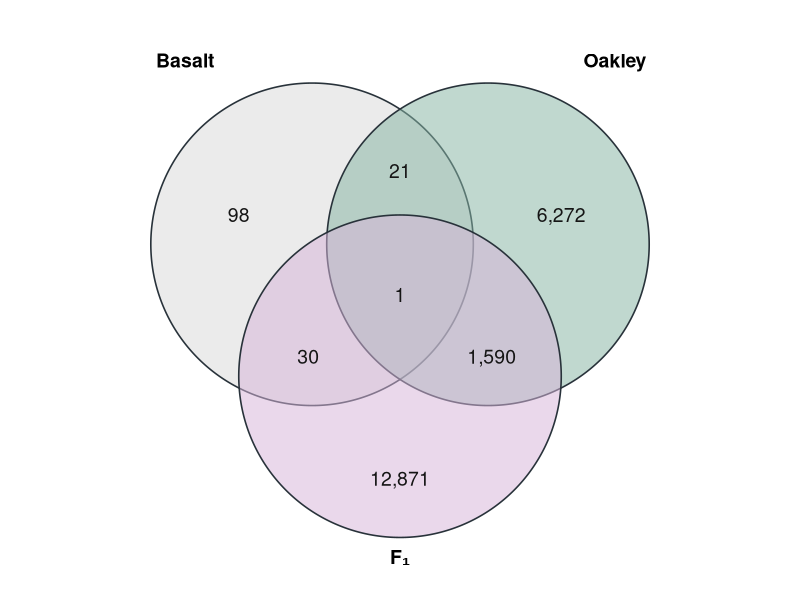
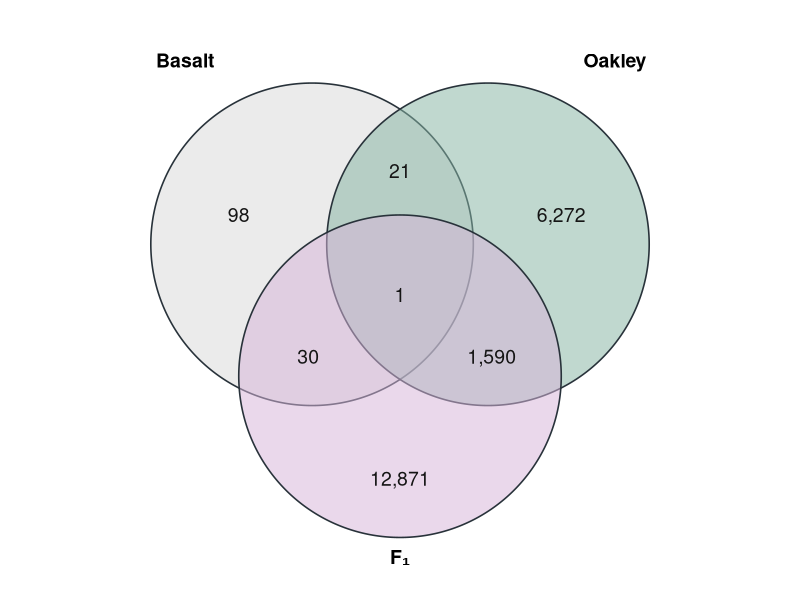
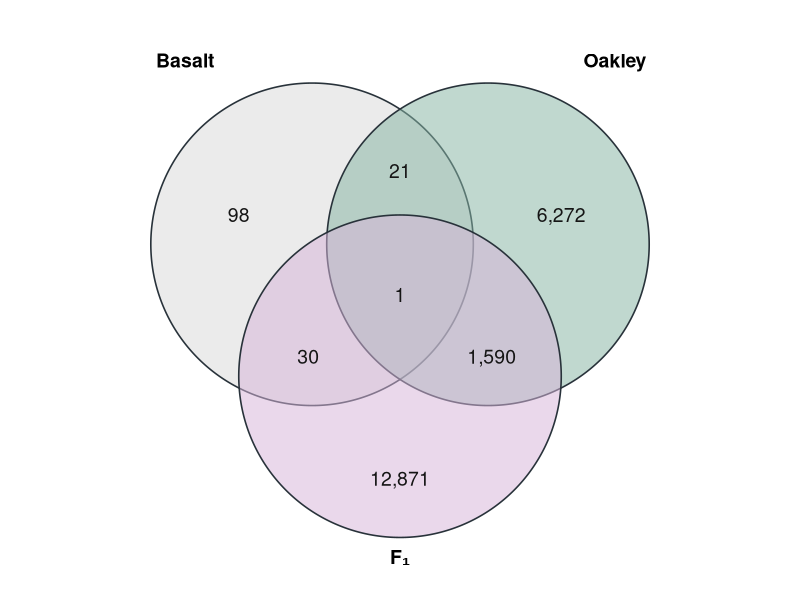

Here is the R script that generated these plots, in order:
# Day 4 LN-upregulated genes shared across Basalt, Oakley and F₁
# Venn diagram based on the seven overlap counts
# No input file required
# Outputs: PDF, 600 dpi PNG and CSV with region counts

if (!requireNamespace("ggplot2", quietly = TRUE)) {
  install.packages("ggplot2", repos = "https://cloud.r-project.org")
}
library(ggplot2)

# Counts for the seven mutually exclusive regions
regions <- data.frame(
  region = c("Basalt only", "Oakley only", "F1 only", "Basalt & Oakley only",
             "Basalt & F1 only", "Oakley & F1 only", "All three"),
  count = c(98L, 6272L, 12871L, 21L, 30L, 1590L, 1L),
  stringsAsFactors = FALSE
)

with(as.list(setNames(regions$count, c("b", "o", "f", "bo", "bf", "of", "all"))), {
  stopifnot(b + bo + bf + all == 150L,
            o + bo + of + all == 7884L,
            f + bf + of + all == 14492L,
            of + all == 1591L)
})

# Circles are the same size; their areas do not represent gene counts
circle <- function(cx, cy, radius, name, n = 900L) {
  theta <- seq(0, 2*pi, length.out = n)
  data.frame(x = cx + radius*cos(theta), y = cy + radius*sin(theta), group = name)
}

r <- 1.65
circles <- rbind(circle(-0.90, 0.55, r, "Basalt"),
                 circle( 0.90, 0.55, r, "Oakley"),
                 circle( 0.00,-0.80, r, "F1"))
circles$group <- factor(circles$group, levels = c("Basalt", "Oakley", "F1"))

numbers <- data.frame(
  x = c(-1.65, 1.65, 0, 0, -0.94, 0.94, 0),
  y = c( 0.85, 0.85,-1.85, 1.30,-0.60,-0.60,0.03),
  label = format(regions$count, big.mark = ",", scientific = FALSE, trim = TRUE)
)

# Convert font size from points to millimetres for ggplot2
pt_to_mm <- function(pt) pt * 25.4 / 72.27
font_pt <- 14

p <- ggplot() +
  geom_polygon(data = circles,
               aes(x = x, y = y, group = group, fill = group),
               alpha = 0.52, colour = "#28323A", linewidth = 0.55) +
  geom_text(data = numbers, aes(x = x, y = y, label = label),
            size = pt_to_mm(font_pt), colour = "#151515", family = "sans") +
  annotate("text", x = -2.20, y = 2.43, label = "Basalt",
           fontface = "bold", size = pt_to_mm(font_pt), family = "sans") +
  annotate("text", x = 2.20, y = 2.43, label = "Oakley",
           fontface = "bold", size = pt_to_mm(font_pt), family = "sans") +
  annotate("text", x = 0, y = -2.65, label = "F\u2081",
           fontface = "bold", size = pt_to_mm(font_pt), family = "sans") +
  scale_fill_manual(values = c(Basalt = "#D9D9D9",
                               Oakley = "#87B5A3", F1 = "#D7B5D8")) +
  coord_fixed(xlim = c(-2.85, 2.85), ylim = c(-2.92, 2.88),
              expand = FALSE, clip = "off") +
  theme_void(base_size = font_pt) +
  theme(legend.position = "none", plot.margin = margin(12, 12, 12, 12))

# Save beside the open script in RStudio, or in the working directory
script_path <- tryCatch(rstudioapi::getSourceEditorContext()$path,
                        error = function(e) "")
out_dir <- if (length(script_path) == 1L && nzchar(script_path) && file.exists(script_path)) {
  dirname(normalizePath(script_path, winslash = "/"))
} else getwd()

base <- file.path(out_dir, "Figure_3B_D4_LNup_Venn_14PT")
write.csv(regions, paste0(base, "_region_counts.csv"), row.names = FALSE)

ggsave(paste0(base, ".pdf"), plot = p,
       width = 7.2, height = 7.3, units = "in", device = "pdf",
       bg = "white", useDingbats = FALSE)
ggsave(paste0(base, "_600dpi.png"), plot = p,
       width = 7.2, height = 7.3, units = "in", dpi = 600, bg = "white")

print(p)
message("Saved Venn diagram to: ", out_dir,
        "\nOakley and F₁ shared LN-up genes: 1,590 + 1 = 1,591")
